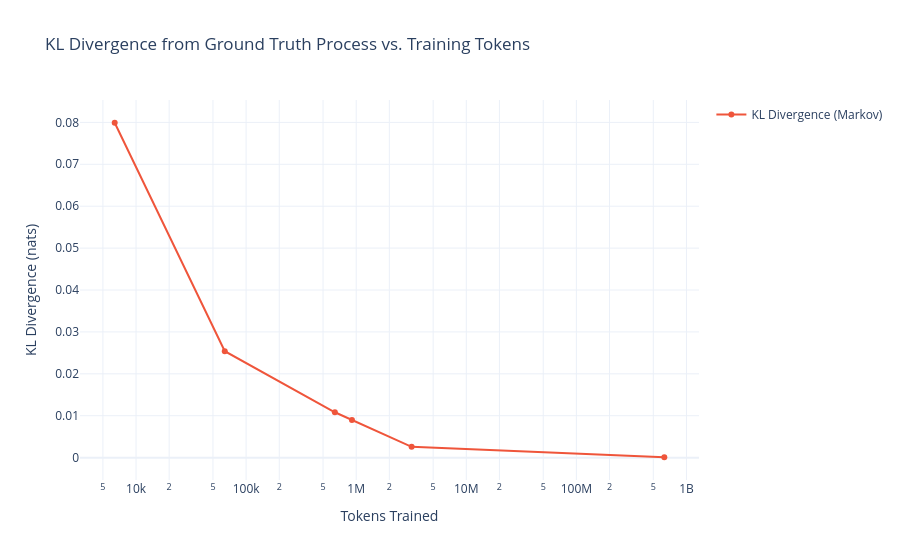

Notebook source saved alongside this figure:
### Code cell
import plotly.graph_objects as go

# Create Figure
fig = go.Figure()

# Add Markov KL Divergence Trace
fig.add_trace(go.Scatter(
    x=df_results['tokens'],
    y=df_results['kl_markov'],
    mode='lines+markers',
    name='KL Divergence (Markov)',
    line=dict(color='#EF553B', width=2), # Plotly red/orange
    marker=dict(size=6)
))

# Update Layout
fig.update_layout(
    title='KL Divergence from Ground Truth Process vs. Training Tokens',
    xaxis_title='Tokens Trained',
    yaxis_title='KL Divergence (nats)',
    xaxis_type="log",  # Log scale for x-axis
    template="plotly_white",
    hovermode="x unified", # Show values for all traces on hover
    showlegend=True
)

fig.show()

### Figure 1 — Plotly figure (JSON) as saved in the notebook; plotly's stock layout.template omitted (floating-point values rounded to 4 significant figures)
{"data": [{"line": {"color": "#EF553B", "width": 2}, "marker": {"size": 6}, "mode": "lines+markers", "name": "KL Divergence (Markov)", "type": "scatter", "x": [6400, 64000, 640000, 915200, 3187200, 629209600], "y": [0.07991, 0.02541, 0.01083, 0.00896, 0.00259, 9.326e-05]}], "layout": {"hovermode": "x unified", "showlegend": true, "title": {"text": "KL Divergence from Ground Truth Process vs. Training Tokens"}, "xaxis": {"title": {"text": "Tokens Trained"}, "type": "log"}, "yaxis": {"title": {"text": "KL Divergence (nats)"}}}}
